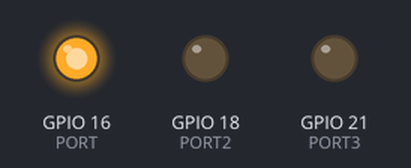
The program below on a simulated Raspberry Pi (BCM pin numbers). Parts: output pins drawn as LEDs (lit = HIGH).

Above: at 0.15 s.
At 1.35 s:
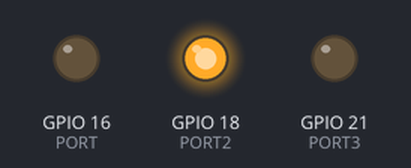
At 2.55 s:
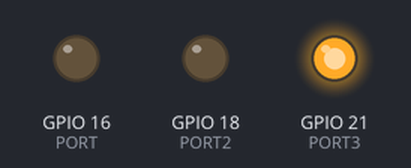
Timing chart, 0 to 3.0 s (numbered marks = the images above):
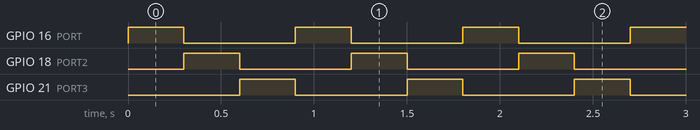

Measured:
- by itself, GPIO 16 (PORT), GPIO 18 (PORT2), GPIO 21 (PORT3): alternates HIGH for 0.30 s and LOW for 0.60 s
- by itself, everything shown: repeats every 0.90 s, in 3 steps

The program:

LED.py
```python
import RPi.GPIO as GPIO
import time
GPIO.setmode(GPIO.BCM)
GPIO.setwarnings(False)

PORT=16
PORT2=18
PORT3=21
DELAY=0.3;
YELLOW_DELAY=0.3

GPIO.setup(PORT,GPIO.OUT)
GPIO.setup(PORT2,GPIO.OUT)
GPIO.setup(PORT3,GPIO.OUT)

on=GPIO.HIGH

try:
    while(True):
        GPIO.output(PORT,on)
        time.sleep(YELLOW_DELAY)
        GPIO.output(PORT,not on)
        GPIO.output(PORT2,on)
        time.sleep(DELAY)
        GPIO.output(PORT2,not on)
        GPIO.output(PORT3,on)
        time.sleep(DELAY)
        GPIO.output(PORT3,not on)
except:
    GPIO.output(PORT3,not on)
    GPIO.output(PORT2,not on)
    GPIO.output(PORT,not on)
```
